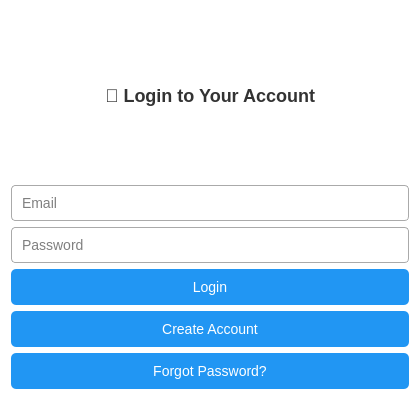
<?xml version="1.0" encoding="UTF-8"?>
<ui version="4.0">
 <class>LoginWindow</class>
 <widget class="QWidget" name="LoginWindow">
  <property name="geometry"><rect><x>0</x><y>0</y><width>420</width><height>400</height></rect></property>
  <property name="windowTitle"><string>Login</string></property>
  <property name="styleSheet"><string>
    QWidget {
        background-color: #ffffff;
        font-family: 'Segoe UI';
        font-size: 14px;
    }
    QLabel {
        font-size: 18px;
        font-weight: bold;
        color: #333;
    }
    QLineEdit {
        padding: 8px;
        border: 1px solid #aaa;
        border-radius: 4px;
    }
    QPushButton {
        background-color: #2196F3;
        color: white;
        padding: 10px;
        border-radius: 5px;
    }
    QPushButton:hover {
        background-color: #1976D2;
    }
  </string></property>
  <layout class="QVBoxLayout" name="verticalLayout">
   <item><widget class="QLabel" name="label_title"><property name="text"><string>🔐 Login to Your Account</string></property><property name="alignment"><set>Qt::AlignCenter</set></property></widget></item>
   <item><widget class="QLineEdit" name="line_email"><property name="placeholderText"><string>Email</string></property></widget></item>
   <item><widget class="QLineEdit" name="line_password"><property name="placeholderText"><string>Password</string></property><property name="echoMode"><enum>QLineEdit::Password</enum></property></widget></item>
   <item><widget class="QPushButton" name="btn_login"><property name="text"><string>Login</string></property></widget></item>
   <item><widget class="QPushButton" name="btn_register"><property name="text"><string>Create Account</string></property></widget></item>
   <item><widget class="QPushButton" name="btn_forgot"><property name="text"><string>Forgot Password?</string></property></widget></item>
  </layout>
 </widget>
 <resources/>
 <connections/>
</ui>
